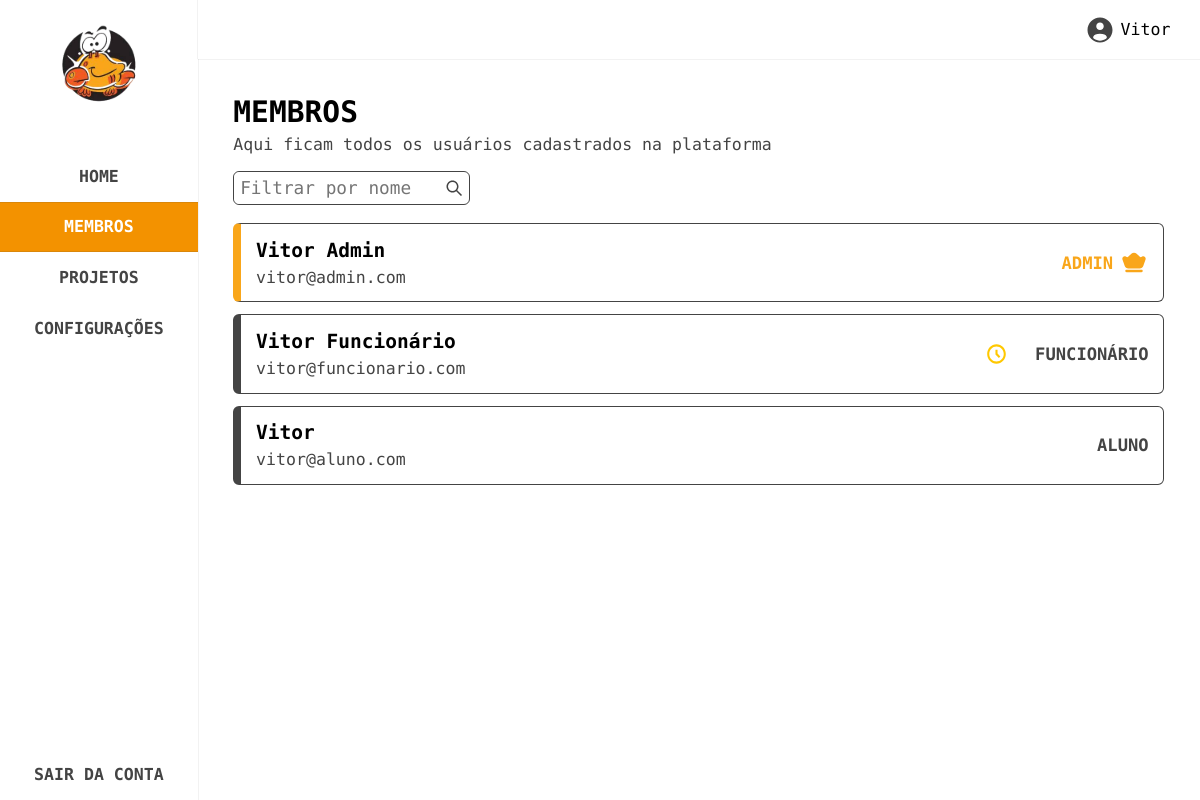
/membros (signed in), run on the app's committed database.
### tables this page shows
CREATE TABLE IF NOT EXISTS `users` (
  `id` bigint(100) NOT NULL AUTO_INCREMENT,
  `name` varchar(100) DEFAULT NULL,
  `email` varchar(150) DEFAULT NULL,
  `phone` varchar(100) DEFAULT NULL,
  `registration_number` bigint(100) DEFAULT NULL,
  `course` varchar(100) DEFAULT NULL,
  `year` varchar(100) DEFAULT NULL,
  `institution` varchar(150) DEFAULT NULL,
  `hours_to_be_validated` int(100) DEFAULT NULL,
  `password` varchar(150) DEFAULT NULL,
  `role` bigint(100) DEFAULT NULL,
  `approved` int(100) DEFAULT 0,
  PRIMARY KEY (`id`)
);

### routes/routes.php (called while the page is built, shortened)
<?php
$route = isset($_GET['url']) ? $_GET['url'] : '';
switch ($route) {
    case 'membros':
        $file = './pages/members.php';
        break;
}
include $file;
?>

### config/config.php (called while the page is built, shortened)
<?php
function base_url($path) {
    return rtrim(BASE_URL, '/') . '/' . ltrim($path, '/');
}
?>

### controllers/users.php (called while the page is built, shortened)
<?php
include_once __DIR__ . '/../config/config.php';
include_once __DIR__ . '/../db/db.php';
function get_all_users($filter_name, $page, $limit = 50) {
    global $connect;
    $offset = ($page - 1) * $limit;
    $filter_query = $filter_name ? "WHERE name LIKE ?" : "";
    $sql = "SELECT * FROM users $filter_query LIMIT ? OFFSET ?";
    $stmt = $connect->prepare($sql);
    if ($filter_name) {
        $filter_name_param = '%' . $filter_name . '%';
        $stmt->bind_param("sii", $filter_name_param, $limit, $offset);
    } else {
        $stmt->bind_param("ii", $limit, $offset);
    }
    $stmt->execute();
    $result = $stmt->get_result();
    $users = $result->fetch_all(MYSQLI_ASSOC);
    return $users;
}
?>

### pages/members.php (the view, shortened to what this page needs)
<?php
include_once __DIR__ . '/../controllers/users.php';
$filter_name = isset($_GET['name']) ? $_GET['name'] : '';
$page = isset($_GET['page']) ? intval($_GET['page']) : 1;
$users = get_all_users($filter_name, $page);
?>
<section class="members" data-page="members">
    <?php include __DIR__ . '/../partials/sidebar.php'; ?>
    <div class="main">
        <?php include __DIR__ . '/../partials/topbar.php'; ?>
        <div class="content">
            <div class="header">
                <span>
                    <h3>MEMBROS</h3>
                    <p>Aqui ficam todos os usuários cadastrados na plataforma</p>
                </span>
            </div>
            <div class="filter">
                <form action="" method="GET" id="filter-form">
                    <div class="input">
                        <input id="filter-name" type="text" name="name" placeholder="Filtrar por nome" value="<?= htmlspecialchars($filter_name) ?>">
                        <button type="submit">
                            <img src="<?= base_url('assets/images/svg/search.svg') ?>" alt="search">
                        </button>
                    </div>
                </form>
            </div>
            <div class="users">
                <?php if(count($users) > 0): ?>
                    <?php foreach($users as $user): ?>
                        <div class="card" data-role="<?= $user['role'] ?>">
                            <div class="left">
                                <span class="infos">
                                    <h5><?= $user['name'] ?></h5>
                                    <p><?= $user['email'] ?></p>
                                </span>
                            </div>
                            <div class="right">
                                <?php if(
                                    $user['id'] != $user_id &&
                                    intval($user['approved']) != 1
                                ): ?>
                                    <span class="approved">
                                        <img src="<?= base_url('assets/images/svg/pending.svg') ?>" alt="pending">
                                    </span>
                                <?php endif; ?>
                                <span class="role">
                                    <?php if(intval($user['role']) == 1): ?>
                                        <h6>
                                            ADMIN
                                            <img src="<?= base_url('assets/images/svg/crown.svg') ?>" alt="crown">
                                        </h6>
                                    <?php elseif(intval($user['role']) == 2): ?>
                                        <h6>FUNCIONÁRIO</h6>
                                    <?php else: ?>
                                        <h6>ALUNO</h6>
                                    <?php endif; ?>
                                </span>
                            </div>
                        </div>
                    <?php endforeach; ?>
                <?php else: ?>
                    <p class="not-found">Nenhum resultado encontrado.</p>
                <?php endif; ?>
            </div>
        </div>
    </div>
</section>

### assets/sass/style.css (style rules this page uses)
html { font-size: 74%; }
h1, h2, h3, h4, h5, h6 { font-weight: 600; }
h3 { font-size: 2.5rem; }
h5 { font-size: 1.65rem; }
h6 { font-size: 1.45rem; }
p, li, label { font-size: 1.4rem; list-style: none; }
* { margin: 0; padding: 0; box-sizing: border-box; font-family: "Encode Sans Expanded", sans-serif; }
body, html { overflow-x: hidden; }
section.members { position: relative; z-index: 5; display: flex; max-height: 100vh; }
section.members .main { width: 100%; }
section.members .main .content { display: flex; flex-direction: column; padding: 3rem; width: 100%; height: calc(100% - 5rem); overflow-y: auto; }
section.members .main .content .header { display: flex; justify-content: space-between; align-items: center; }
section.members .main .content .header span:first-child { display: flex; flex-direction: column; gap: 0.5rem; }
section.members .main .content .header span:first-child h3 { color: #000; font-weight: 700; }
section.members .main .content .header span:first-child p { color: #444444; font-weight: 400; }
section.members .main .content .filter { position: relative; margin: 1.5rem 0; display: flex; align-items: center; gap: 0.5rem; }
section.members .main .content .filter form { display: flex; align-items: center; gap: 0.5rem; }
section.members .main .content .filter form .input { position: relative; border: 1px solid #444444; border-radius: 6px; color: #000; width: 20rem; max-width: 100%; display: flex; align-items: center; }
section.members .main .content .filter form .input img { margin-left: 1rem; }
section.members .main .content .filter form .input input { position: relative; width: 100%; font-size: 1.5rem; border: none; outline: none; padding: 0.5rem; border-radius: 6px; }
section.members .main .content .filter form .input button { background: none; border: none; padding: 0.25rem; height: 100%; display: flex; justify-content: center; align-items: center; cursor: pointer; }
section.members .main .content .filter form .input button img { width: 2rem; margin: 0; }
section.members .main .content .users { position: relative; height: auto; display: flex; flex-direction: column; gap: 1rem; padding-bottom: 2rem; }
section.members .main .content .users .card { position: relative; display: flex; justify-content: space-between; align-items: center; gap: 1rem; padding: 1.25rem; border-radius: 6px; border: 1px solid #444444; border-left: 8px solid #444444; }
section.members .main .content .users .card[data-role="1"] { border-left: 8px solid #F9A61A; }
section.members .main .content .users .card[data-role="1"] .right .role h6 { color: #F9A61A; font-weight: 700; }
section.members .main .content .users .card .left .infos { display: flex; flex-direction: column; gap: 0.5rem; }
section.members .main .content .users .card .left .infos h5 { color: #000; font-weight: 700; }
section.members .main .content .users .card .left .infos p { color: #444444; font-weight: 400; }
section.members .main .content .users .card .right { display: flex; align-items: center; gap: 2rem; }
section.members .main .content .users .card .right .approved { display: flex; justify-content: center; align-items: center; }
section.members .main .content .users .card .right .approved img { width: 2.5rem; }
section.members .main .content .users .card .right .role h6 { display: flex; justify-content: center; align-items: center; gap: 0.5rem; color: #444444; font-weight: 700; }
section.members .main .content .users .card .right .role h6 img { width: 2.5rem; }

### data on the page
users: name "Vitor Admin", email "vitor@admin.com", role 1 (drawn)
users: name "Vitor Funcionário", email "vitor@funcionario.com", approved 0 (drawn), role "FUNCIONÁRIO"
users: name "Vitor", email "vitor@aluno.com", role "ALUNO"

### other printed values
$user_info['name'] "Vitor"
